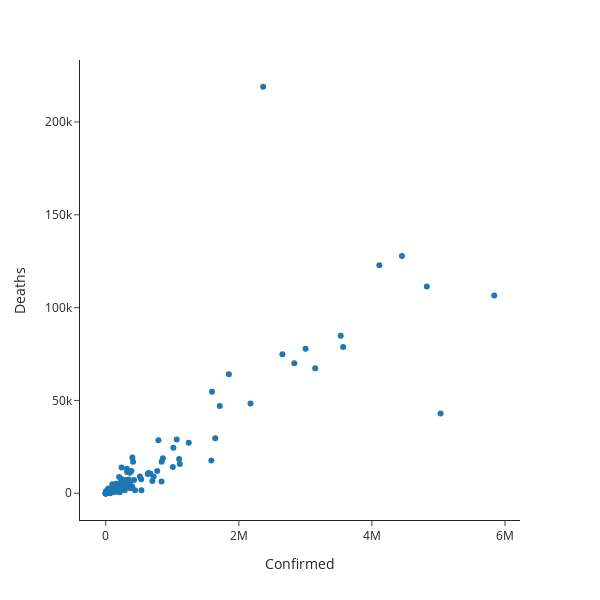

Write notebook code for a chart like this one.
### Markdown cell above
### Scatter plot `plotly.express`

### Code cell
fig = px.scatter(data_frame=df_scatter_no_outlier, x="Confirmed", y="Deaths", width=600, height=600)
fig.show()

### Figure 1 — Plotly figure (JSON) as saved in the notebook; plotly's stock layout.template omitted (floating-point values rounded to 4 significant figures; data arrays with more than 128 entries replaced by an {"elided": "..."} marker saying what was removed)
{"data": [{"hovertemplate": "Confirmed=%{x}<br>Deaths=%{y}<extra></extra>", "legendgroup": "", "marker": {"color": "#1F77B4", "symbol": "circle"}, "mode": "markers", "name": "", "orientation": "v", "showlegend": false, "type": "scatter", "x": {"elided": "185 int values"}, "xaxis": "x", "y": {"elided": "185 int values"}, "yaxis": "y"}], "layout": {"height": 600, "legend": {"tracegroupgap": 0}, "margin": {"t": 60}, "width": 600, "xaxis": {"anchor": "y", "domain": [0, 1], "title": {"text": "Confirmed"}}, "yaxis": {"anchor": "x", "domain": [0, 1], "title": {"text": "Deaths"}}}}
